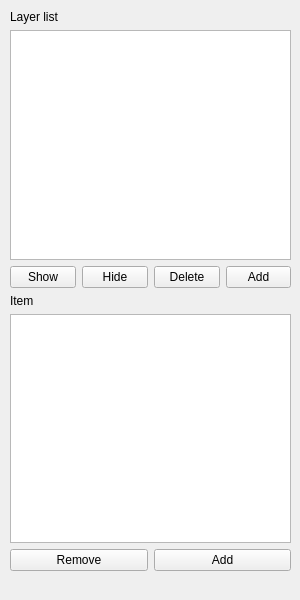
<?xml version="1.0" encoding="UTF-8"?>
<ui version="4.0">
 <class>LayerWidget</class>
 <widget class="QWidget" name="LayerWidget">
  <property name="geometry">
   <rect>
    <x>0</x>
    <y>0</y>
    <width>300</width>
    <height>600</height>
   </rect>
  </property>
  <property name="sizePolicy">
   <sizepolicy hsizetype="Minimum" vsizetype="Minimum">
    <horstretch>0</horstretch>
    <verstretch>0</verstretch>
   </sizepolicy>
  </property>
  <property name="minimumSize">
   <size>
    <width>300</width>
    <height>600</height>
   </size>
  </property>
  <property name="windowTitle">
   <string>Layer</string>
  </property>
  <widget class="QWidget" name="">
   <property name="geometry">
    <rect>
     <x>10</x>
     <y>10</y>
     <width>281</width>
     <height>561</height>
    </rect>
   </property>
   <layout class="QVBoxLayout" name="verticalLayout">
    <item>
     <widget class="QLabel" name="label">
      <property name="text">
       <string>Layer list</string>
      </property>
     </widget>
    </item>
    <item>
     <widget class="QListWidget" name="listWidget_layers"/>
    </item>
    <item>
     <layout class="QHBoxLayout" name="horizontalLayout">
      <item>
       <widget class="QPushButton" name="pushButton_showLayer">
        <property name="text">
         <string>Show</string>
        </property>
       </widget>
      </item>
      <item>
       <widget class="QPushButton" name="pushButton_hideLayer">
        <property name="text">
         <string>Hide</string>
        </property>
       </widget>
      </item>
      <item>
       <widget class="QPushButton" name="pushButton_deleteLayer">
        <property name="text">
         <string>Delete</string>
        </property>
       </widget>
      </item>
      <item>
       <widget class="QPushButton" name="pushButton_addLayer">
        <property name="text">
         <string>Add</string>
        </property>
       </widget>
      </item>
     </layout>
    </item>
    <item>
     <widget class="QLabel" name="label_2">
      <property name="text">
       <string>Item</string>
      </property>
     </widget>
    </item>
    <item>
     <widget class="QListWidget" name="listWidget_items"/>
    </item>
    <item>
     <layout class="QHBoxLayout" name="horizontalLayout_2">
      <item>
       <widget class="QPushButton" name="pushButton_removeItems">
        <property name="text">
         <string>Remove</string>
        </property>
       </widget>
      </item>
      <item>
       <widget class="QPushButton" name="pushButton_addItems">
        <property name="text">
         <string>Add</string>
        </property>
       </widget>
      </item>
     </layout>
    </item>
   </layout>
  </widget>
 </widget>
 <resources/>
 <connections/>
</ui>
